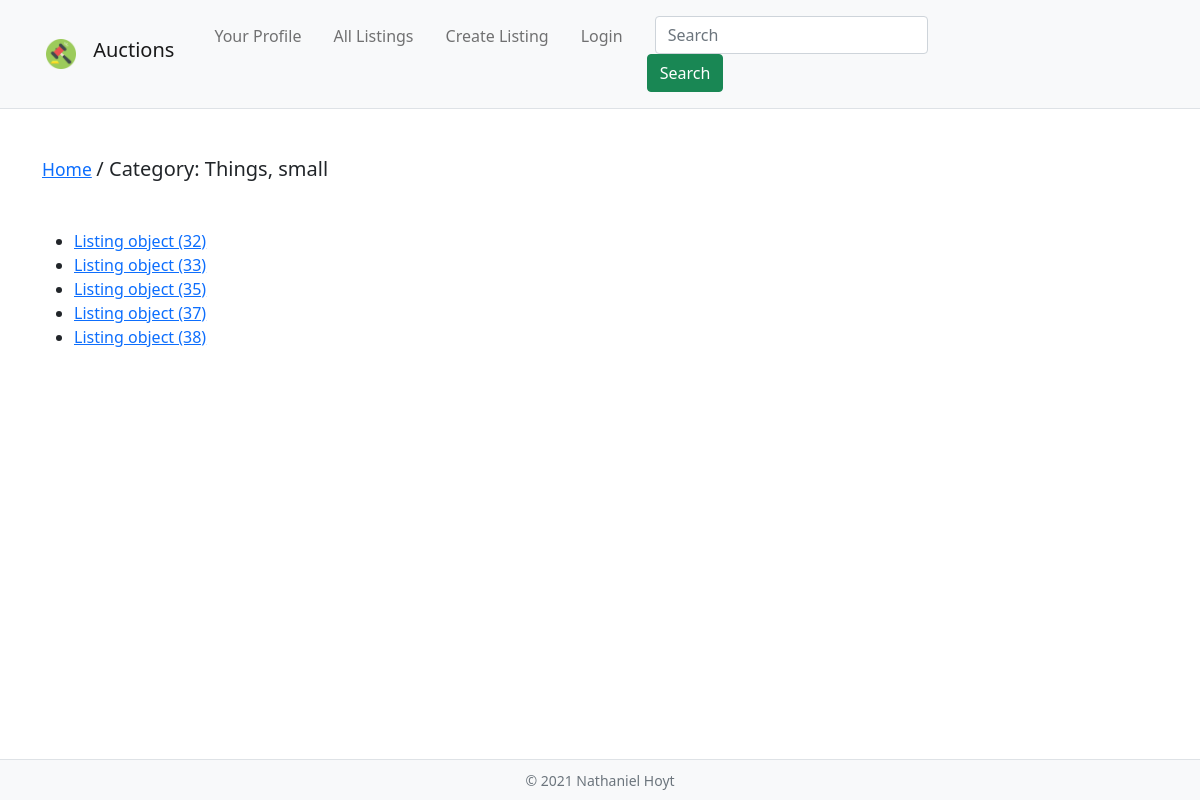
The app's page /categories/8, older data.
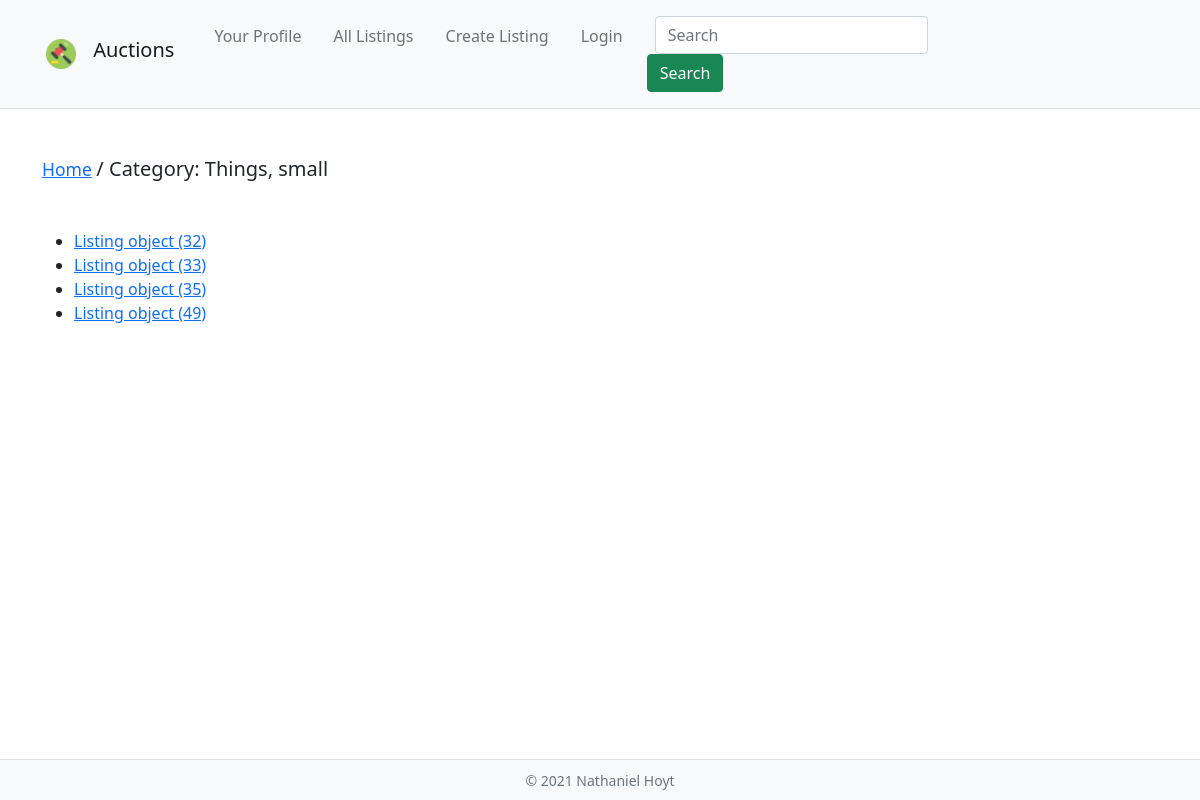
The same page, newer data.
### auctions/models.py (models this page shows)
class Listing(models.Model):
    image_url = models.CharField(max_length=200, null=True, blank=False)
    title = models.CharField(max_length=64, null=True, blank=False)
    description = models.TextField(max_length=500, null=True, blank=False)
    starting_bid = models.DecimalField(max_digits=6, decimal_places=2, null=True, blank=False)
    current_bid = models.DecimalField(max_digits=6, decimal_places=2, null=True, blank=False)
    shipping = models.DecimalField(max_digits=6, decimal_places=2, null=True, blank=False)
    user = models.ForeignKey(User, on_delete=PROTECT, related_name='listings', null=True)
    winner = models.ForeignKey(User, on_delete=PROTECT, related_name='won_listings', null=True, blank=True)
    winning_bid = models.DecimalField(max_digits=6, decimal_places=2, null=True, blank=False)
    category = models.ForeignKey('Category', on_delete=CASCADE, related_name='category_listings', null=True, blank=False)
    timestamp = models.DateTimeField(auto_now_add=True, null=True)
    active = models.BooleanField(default=True, null=False)

### auctions/views.py (the view)
# urls.py: path("categories/<int:category_id>", views.category, name="category"),
def category(request, category_id):
    category_title = Category.objects.get(id=category_id)
    category_listings = Listing.objects.filter(category_id=category_id)
    return render(request, "auctions/category.html", {
        'category_title': category_title,
        "category_listings": category_listings
    })

### auctions/models.py (called while the page is built)
    def __str__(self):
        return f"Category: {self.content}"

### auctions/templates/auctions/category.html
{% extends "auctions/layout.html" %}
{% block body %}
    {% include 'auctions/pageTitle.html' with page=category_title %}
    <ul>
    {% for listing in category_listings %}
        <li><a href="{% url 'listing' listing.id %}">{{ listing }}</a></li>
    {% endfor %}
    </ul>
{% endblock %}

Row changes from the older to the newer data that the page shows:
removed Listing: id "Listing object (37)"
removed Listing: id "Listing object (38)"
added Listing: id "Listing object (49)"
